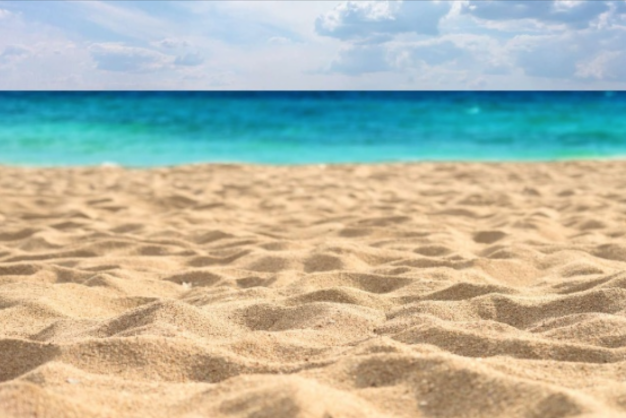
#> input picture apprentie_influenceuse/dubai.png, 1252 x 836 px (shown at 1/2 size)
$ jupyter execute color_masking_trace.ipynb
#> lines starting #> are read from the running program, lines starting #| are printed output that depends on the picture; after the words box and inside, x2 and y2 are one past the last pixel; in counts of white or black regions, pixels touching at a corner belong together
[cell 1]
import cv2
import numpy as np
import matplotlib.pyplot as plt

[cell 2]
background_img = cv2.imread("dubai.png")
#> background_img is the input picture: shape (836, 1252, 3); mean B, G, R 165.5, 182.4, 179.6
background_img = cv2.cvtColor(background_img, cv2.COLOR_BGR2RGB)
img = cv2.imread("cassiope.png")
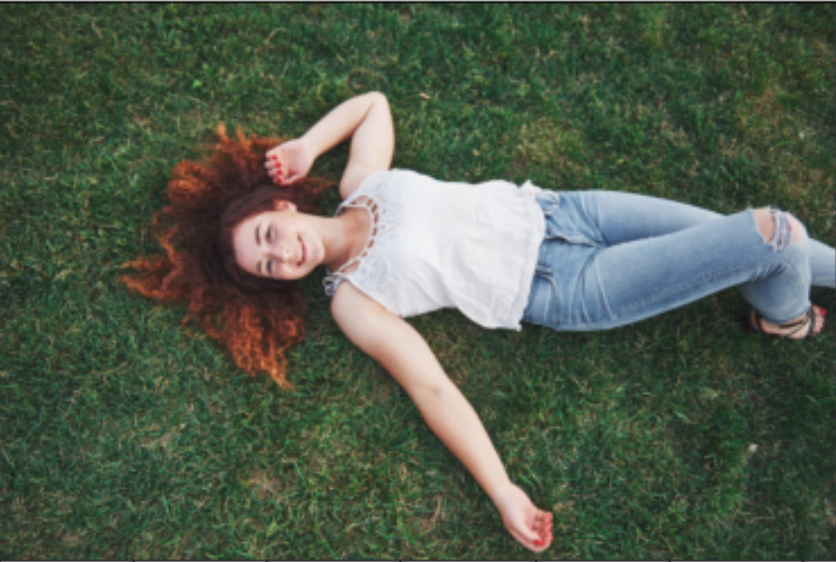
#> input picture apprentie_influenceuse/cassiope.png, 836 x 562 px
#> img is the input picture: shape (562, 836, 3); mean B, G, R 76, 92.4, 81.4
img_rbg = cv2.cvtColor(img, cv2.COLOR_BGR2RGB)

## creating hsv mask

[cell 3]
hsv_img  = cv2.cvtColor(img, cv2.COLOR_BGR2HSV)
#> hsv_img: shape (562, 836, 3); mean H, S, V 56.3, 76.2, 98.1
lower_bound = np.array([17, 17, 17])
upper_bound = np.array([80, 255, 255])
mask = cv2.inRange(hsv_img, lower_bound, upper_bound)
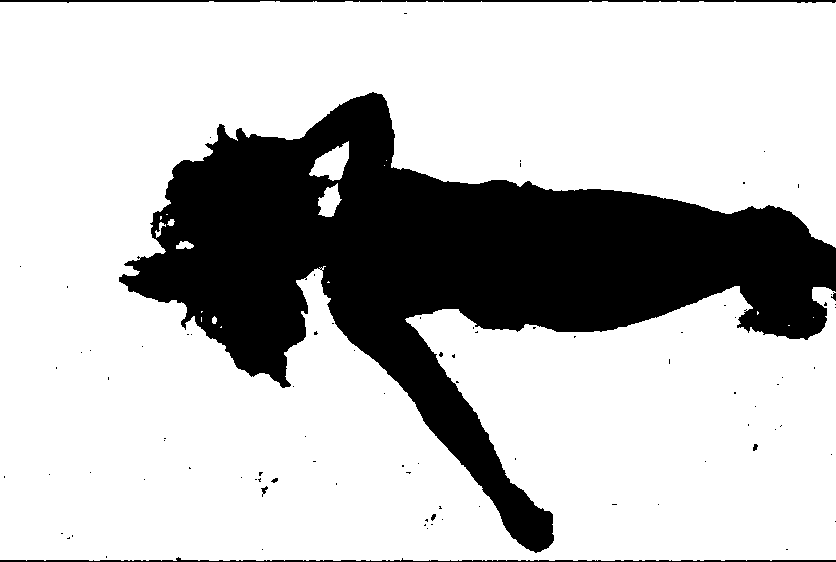
#> mask: shape (562, 836); 75.2% white; 90 black regions (82 under 20 px), largest, box (x1, y1, x2, y2) and area: (119, 92, 836, 553) 112922, (0, 0, 836, 3) 1622, (0, 557, 836, 562) 1446
plt.imshow(mask, cmap="gray")
plt.show()

## deleting background from image using the mask

[cell 4]
object_without_background = cv2.bitwise_and(img_rbg, img_rbg, mask=~mask)
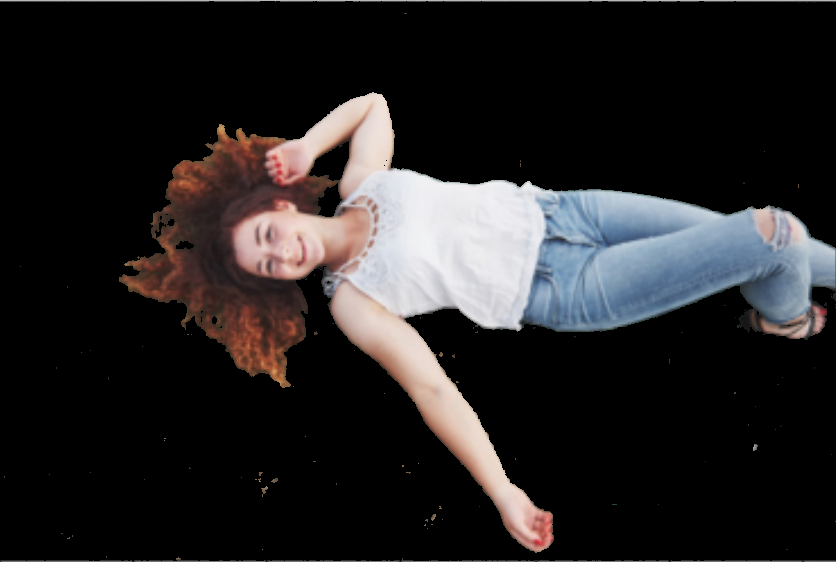
#> object_without_background: shape (562, 836, 3); mean R, G, B 38.3, 36.1, 36.7

plt.imshow(object_without_background, cmap='gray')
plt.show()

On aurait pu nettoyer le mask en appliquant une operation de morphologie comme l'ouverture par exemple

## resize image background

[cell 5]
background_resized = cv2.resize(background_img, (img.shape[1], img.shape[0]))
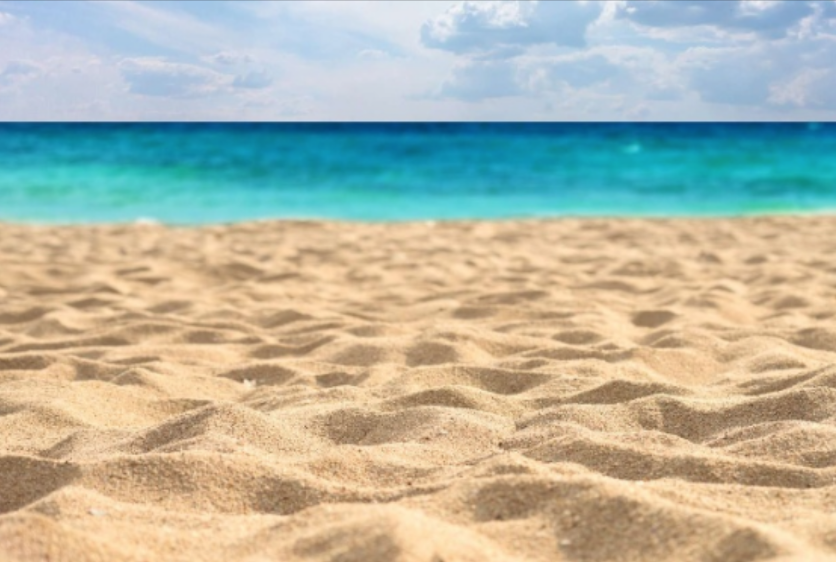
#> background_resized: shape (562, 836, 3); mean R, G, B 179.5, 182.3, 165.4


plt.imshow(background_resized, cmap="gray")
plt.show()

[cell 6]
background_with_hole = cv2.bitwise_and(background_resized, background_resized, mask=mask)
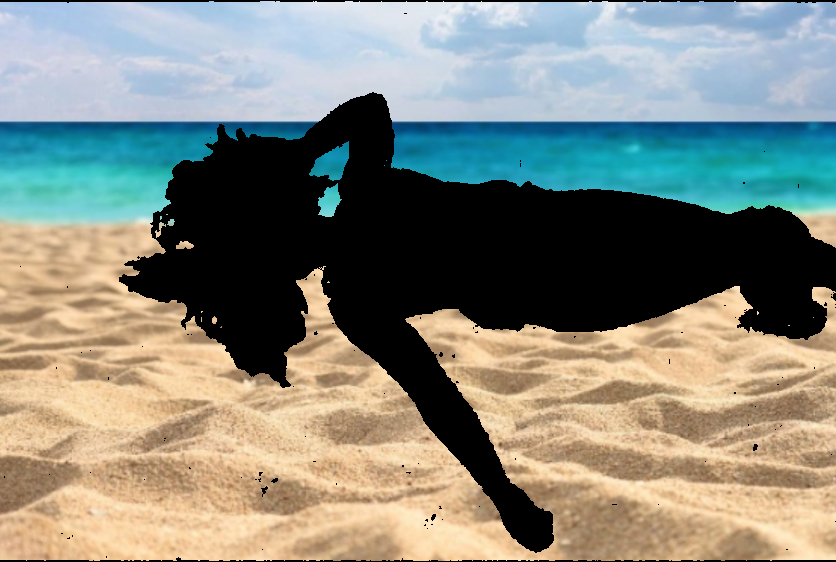
#> background_with_hole: shape (562, 836, 3); mean R, G, B 134.7, 136.8, 126.3
result_image = background_with_hole + object_without_background #cv2.add (background_with_hole, object_without_background)
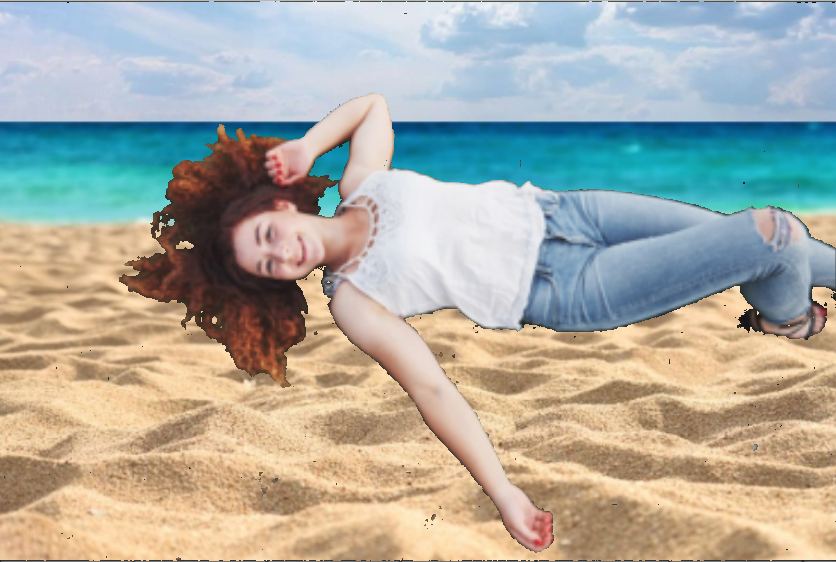
#> result_image: shape (562, 836, 3); mean R, G, B 172.9, 172.9, 163
plt.imshow(result_image, cmap="gray")
plt.show()

## applying opening morphology to our mask

[cell 7]
plt.imshow(mask, cmap="gray")
plt.title("mask")
plt.show()
kernel = np.ones((9, 9),np.uint8)
opened_mask = ~cv2.morphologyEx(~mask, cv2.MORPH_OPEN, kernel)
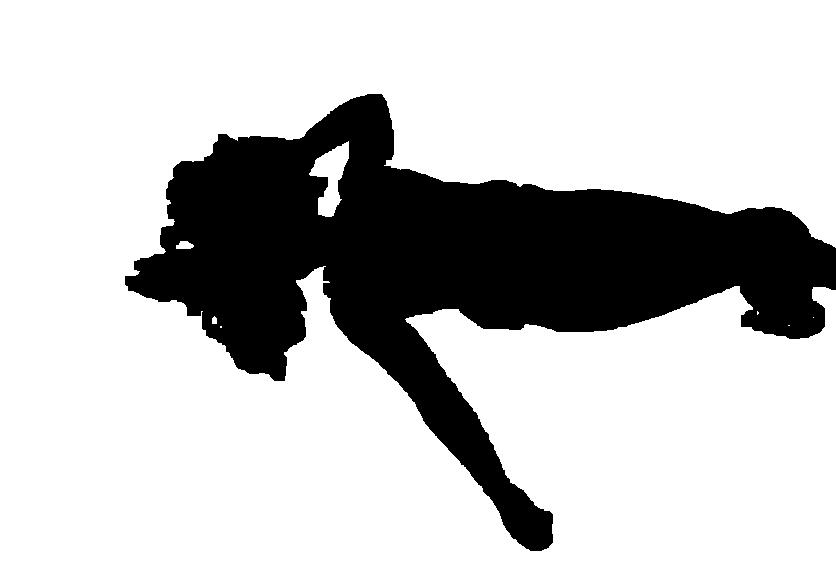
#> opened_mask: shape (562, 836); 76.2% white; 1 black region, box (x1, y1, x2, y2) and area: (125, 94, 836, 551) 111635


plt.imshow(opened_mask, cmap="gray")
plt.title("cleaned mask")
plt.show()
